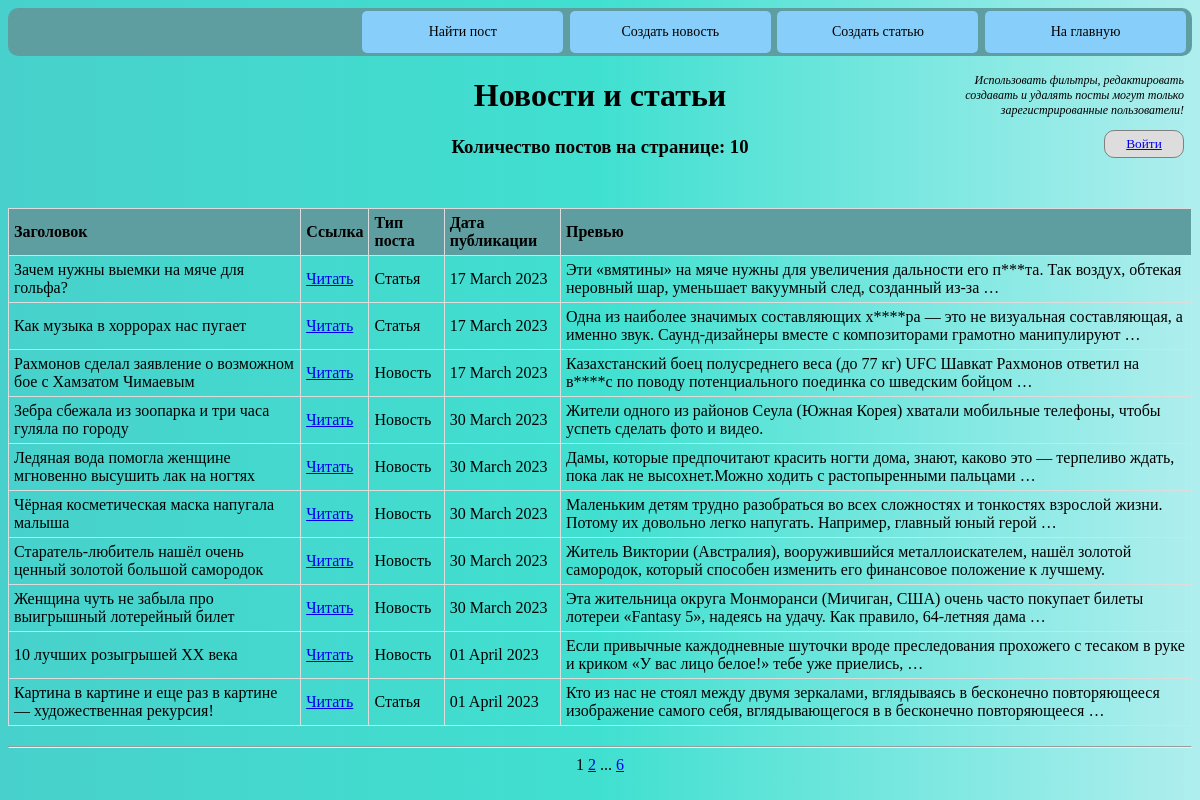
Page /news/ on the committed database.
### news_portal/models.py (models this page shows, shortened)
class Post(models.Model):
    article = 'ar'
    news = 'nw'
    SELECT = [
        (article, 'Статья'),
        (news, 'Новость')
    ]
    type_post = models.CharField(max_length=2, choices=SELECT)
    time_post = models.DateTimeField(auto_now_add=True)
    title = models.CharField(max_length=255, default='Заголовок', unique=True)
    text_post = models.TextField(default='текст статьи, новости')
    rating_post = models.IntegerField(default=0)
    author = models.ForeignKey(Author, on_delete=models.CASCADE)
    category = models.ManyToManyField('Category', through='PostCategory')

### news_portal/views.py (the view)
# urls.py: path('', PostList.as_view(), name='list'),
class PostList(ListView):
    model = Post
    ordering = 'time_post'
    template_name = 'news.html'
    context_object_name = 'posts'
    paginate_by = 10
    def get_queryset(self):  # создаем форму для поиска по модели Post
        queryset = super().get_queryset()
        self.filterset = PostFilter(self.request.GET, queryset)
        return self.filterset.qs
    def get_context_data(self, *, object_list=None, **kwargs):
        context = super().get_context_data(**kwargs)
        context['filterset'] = self.filterset  # помещаем форму в переменную
        if not self.request.user.is_staff:
            context['is_not_author'] = not self.request.user.groups.filter(name='authors').exists()
        return context

### news_portal/templatetags/custom_filters.py (called while the page is built)
@register.filter()
def filter_words(value):
    for i in range(len(bad_words)):
        if bad_words[i] in value:
            lo = bad_words[i].replace(bad_words[i][1:-1], '*' * len(bad_words[i][1:-1]))
            text = value.replace(bad_words[i], lo)
            ti = bad_words[i].title().replace(bad_words[i].title()[1:-1], '*' * len(bad_words[i].title()[1:-1]))
            text = text.replace(bad_words[i].title(), ti)
            up = bad_words[i].upper().replace(bad_words[i].upper()[1:-1], '*' * len(bad_words[i].upper()[1:-1]))
            text = text.replace(bad_words[i].upper(), up)
            value = text
    return value

### news_portal/templatetags/custom_tags.py (called while the page is built)
@register.simple_tag(takes_context=True)
def url_replace(context, **kwargs):
    d = context['request'].GET.copy()
    for k, v in kwargs.items():
        d[k] = v
        return d.urlencode()

### templates/news.html (shortened to what this page needs)
{% extends 'flatpages/default.html' %}
{% load custom_filters %}
{% load custom_tags %}
{% block content %}
    <div class="header header_link">
        <ul>
            <li><a href="{% url 'search' %}">Найти пост</a></li>
            <li><a href="{% url 'create_news' %}">Создать новость</a></li>
            <li><a href="{% url 'create_article' %}">Создать статью</a></li>
            <li><a href="{% url 'list' %}">На главную</a></li>
        </ul>
    </div>
    <div class="info_user_div">
        {% if request.user.is_authenticated %}
            <p>Пользователь: <b>{{ request.user.username }}</b></p>
            <p>Email: <b>{{ request.user.email }}</b></p>
            <button class="button_reg"><a href="{% url 'logout' %}">Выйти</a></button>
                {% if is_not_author %}
                    <button class="button_author"><a href="{% url 'upgrade_user' %}">Стать автором</a></button>
                    <p class="author_note"><i>Только <b>автор</b> имеет возможность <br>
                        создавать и редактировать посты!</i></p>
                {% endif %}
        {% else %}
            <p><i>Использовать фильтры, редактировать<br> создавать и удалять посты
                могут только<br> зарегистрированные пользователи!</i></p>
            <button class="button_reg"><a href="{% url 'login' %}">Войти</a></button>
        {% endif %}
    </div>
    <h1>Новости и статьи</h1>
    <h3>Количество постов на странице: {{posts|length}}</h3>
    {% if posts %}
        <table class="table list">
            <tr>
                <th>Заголовок</th>
                <th>Ссылка</th>
                <th>Тип поста</th>
                <th>Дата публикации</th>
                <th>Превью</th>
            </tr>
            {% for post in posts %}
            <tr class="list">
                <td>{{ post.title }}</td>
                <td><a href="{% url 'detail' pk=post.pk %}">Читать</a></td>
                <td>{{ post.get_type_post_display }}</td>
                <td>{{ post.time_post|date:'d F Y' }}</td>
                <td>{{ post.text_post|truncatewords:20|filter_words }}</td>
            </tr>
            {% endfor %}
        </table>
        <hr>
    {% else %}
        <h3>Нет новостей!!!</h3>
    {% endif %}
    {{ page_obj.number }}
    {% if page_obj.has_next %}
        <a href="?{% url_replace page=page_obj.next_page_number %}">{{ page_obj.next_page_number }}</a>
            {% if paginator.num_pages != page_obj.next_page_number %}
                ...
                <a href="?{% url_replace page=page_obj.paginator.num_pages %}">{{ page_obj.paginator.num_pages }}</a>
            {% endif %}
    {% endif %}
{% endblock content %}

### templates/flatpages/default.html (shortened to what this page needs)
<!DOCTYPE html>
<html lang="en">
<head>
    {% load static %}
    <link href="{% static 'css/style.css' %}" rel="stylesheet"/>
</head>
<body>
    <div class="content">
      {% block content %} {% endblock content %}
    </div>
</body>
</html>

### web_style/static/css/style.css (style rules this page uses)
body { background: linear-gradient( to right, #48D1CC, #40E0D0, #AFEEEE ) }
.content { text-align: center; }
.header { background-color: #5F9EA0; padding: 1px; border-radius: 10px; text-align: right; }
.header_link ul { padding: 0; width: 100%; margin-bottom: 2px; margin-top: 2px; }
.header_link li { display: inline; margin-right: 5px; margin-left: -1.2%; }
.header_link a { outline: none; text-decoration: none; display: inline-block; width: 17%; margin-right: 1%; text-align: center; line-height: 3; color: black; border-radius: 5px; font-size: 14px; }
.header_link li:last-child a { margin-right: 0; }
.header_link a:link, a:visited, a:focus { background: lightskyblue; }
.list { text-align: left; }
.table { width: 100%; margin-bottom: 20px; border: 1px solid #dddddd; border-collapse: collapse; margin-top: 50px; }
.table th { font-weight: bold; padding: 5px; background: #5F9EA0; border: 1px solid #dddddd; }
.table td { border: 1px solid #dddddd; padding: 5px; }
.info_user_div { text-align: right; font-size: 12px; width: 98%; text-align: right; border: solid 0px gray; border-radius: 5px; position: absolute; margin-top: 5px; }
.button_reg { background: #dddddd; padding: 5px; border: solid 1px gray; border-radius: 10px; width: 80px; font-family: Cambria; }

### rows in the picture
Post: title "Зачем нужны выемки на мяче для гольфа?", type_post "Статья", time_post "17 March 2023", text_post|filter_words "Эти «вмятины» на мяче нужны для увеличения дальности его п***та. Так воздух, обтекая неровный шар, уменьшает вакуумный след, созданный из-за …"
Post: title "Как музыка в хоррорах нас пугает", type_post "Статья", time_post "17 March 2023", text_post|filter_words "Одна из наиболее значимых составляющих х****ра — это не визуальная составляющая, а именно звук. Саунд-дизайнеры вместе с композиторами грамотно манипулируют …"
Post: title "Рахмонов сделал заявление о возможном бое с Хамзатом Чимаевым", type_post "Новость", time_post "17 March 2023", text_post|filter_words "Казахстанский боец полусреднего веса (до 77 кг) UFC Шавкат Рахмонов ответил на в****с по поводу потенциального поединка со шведским бойцом …"
Post: title "Зебра сбежала из зоопарка и три часа гуляла по городу", type_post "Новость", time_post "30 March 2023", text_post|filter_words "Жители одного из районов Сеула (Южная Корея) хватали мобильные телефоны, чтобы успеть сделать фото и видео."
Post: title "Ледяная вода помогла женщине мгновенно высушить лак на ногтях", type_post "Новость", time_post "30 March 2023", text_post|filter_words "Дамы, которые предпочитают красить ногти дома, знают, каково это — терпеливо ждать, пока лак не высохнет.Можно ходить с растопыренными пальцами …"
Post: title "Чёрная косметическая маска напугала малыша", type_post "Новость", time_post "30 March 2023", text_post|filter_words "Маленьким детям трудно разобраться во всех сложностях и тонкостях взрослой жизни. Потому их довольно легко напугать. Например, главный юный герой …"
Post: title "Старатель-любитель нашёл очень ценный золотой большой самородок", type_post "Новость", time_post "30 March 2023", text_post|filter_words "Житель Виктории (Австралия), вооружившийся металлоискателем, нашёл золотой самородок, который способен изменить его финансовое положение к лучшему."
Post: title "Женщина чуть не забыла про выигрышный лотерейный билет", type_post "Новость", time_post "30 March 2023", text_post|filter_words "Эта жительница округа Монморанси (Мичиган, США) очень часто покупает билеты лотереи «Fantasy 5», надеясь на удачу. Как правило, 64-летняя дама …"
Post: title "10 лучших розыгрышей XX века", type_post "Новость", time_post "01 April 2023", text_post|filter_words "Если привычные каждодневные шуточки вроде преследования прохожего с тесаком в руке и криком «У вас лицо белое!» тебе уже приелись, …"
Post: title "Картина в картине и еще раз в картине — художественная рекурсия!", type_post "Статья", time_post "01 April 2023", text_post|filter_words "Кто из нас не стоял между двумя зеркалами, вглядываясь в бесконечно повторяющееся изображение самого себя, вглядывающегося в в бесконечно повторяющееся …"

### other values in the picture
{{ posts|length }} "10"
{{ page_obj.number }} "1"
{{ page_obj.next_page_number }} "2"
{{ page_obj.paginator.num_pages }} "6"
